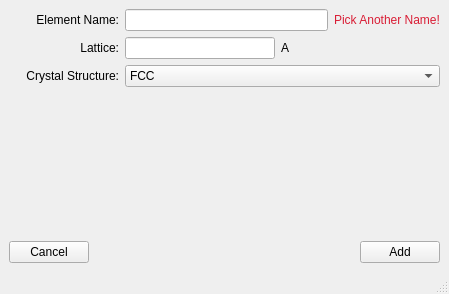
<?xml version="1.0" encoding="UTF-8"?>
<ui version="4.0">
 <class>MainWindow</class>
 <widget class="QMainWindow" name="MainWindow">
  <property name="geometry">
   <rect>
    <x>0</x>
    <y>0</y>
    <width>449</width>
    <height>294</height>
   </rect>
  </property>
  <property name="minimumSize">
   <size>
    <width>300</width>
    <height>0</height>
   </size>
  </property>
  <property name="windowTitle">
   <string>MainWindow</string>
  </property>
  <property name="layoutDirection">
   <enum>Qt::LeftToRight</enum>
  </property>
  <widget class="QWidget" name="centralwidget">
   <property name="minimumSize">
    <size>
     <width>0</width>
     <height>0</height>
    </size>
   </property>
   <layout class="QVBoxLayout" name="verticalLayout">
    <item>
     <layout class="QHBoxLayout" name="horizontalLayout_2">
      <item>
       <widget class="QLabel" name="label">
        <property name="minimumSize">
         <size>
          <width>110</width>
          <height>0</height>
         </size>
        </property>
        <property name="maximumSize">
         <size>
          <width>110</width>
          <height>16777215</height>
         </size>
        </property>
        <property name="text">
         <string>Element Name:</string>
        </property>
        <property name="alignment">
         <set>Qt::AlignRight|Qt::AlignTrailing|Qt::AlignVCenter</set>
        </property>
       </widget>
      </item>
      <item>
       <widget class="QLineEdit" name="element_name"/>
      </item>
      <item>
       <widget class="QLabel" name="element_name_error">
        <property name="text">
         <string>&lt;html&gt;&lt;head/&gt;&lt;body&gt;&lt;p&gt;&lt;span style=&quot; color:#d91d35;&quot;&gt;Pick Another Name!&lt;/span&gt;&lt;/p&gt;&lt;/body&gt;&lt;/html&gt;</string>
        </property>
       </widget>
      </item>
     </layout>
    </item>
    <item>
     <layout class="QHBoxLayout" name="horizontalLayout_3">
      <item>
       <widget class="QLabel" name="label_2">
        <property name="minimumSize">
         <size>
          <width>110</width>
          <height>0</height>
         </size>
        </property>
        <property name="maximumSize">
         <size>
          <width>110</width>
          <height>16777215</height>
         </size>
        </property>
        <property name="layoutDirection">
         <enum>Qt::LeftToRight</enum>
        </property>
        <property name="text">
         <string>Lattice:</string>
        </property>
        <property name="alignment">
         <set>Qt::AlignRight|Qt::AlignTrailing|Qt::AlignVCenter</set>
        </property>
       </widget>
      </item>
      <item>
       <widget class="QLineEdit" name="lattice">
        <property name="maximumSize">
         <size>
          <width>150</width>
          <height>16777215</height>
         </size>
        </property>
       </widget>
      </item>
      <item>
       <widget class="QLabel" name="angstroms_label">
        <property name="text">
         <string>A</string>
        </property>
       </widget>
      </item>
     </layout>
    </item>
    <item>
     <layout class="QHBoxLayout" name="horizontalLayout_4">
      <item>
       <widget class="QLabel" name="label_3">
        <property name="minimumSize">
         <size>
          <width>110</width>
          <height>0</height>
         </size>
        </property>
        <property name="maximumSize">
         <size>
          <width>110</width>
          <height>16777215</height>
         </size>
        </property>
        <property name="layoutDirection">
         <enum>Qt::LeftToRight</enum>
        </property>
        <property name="text">
         <string>Crystal Structure:</string>
        </property>
        <property name="alignment">
         <set>Qt::AlignRight|Qt::AlignTrailing|Qt::AlignVCenter</set>
        </property>
       </widget>
      </item>
      <item>
       <widget class="QComboBox" name="crystal_structure">
        <property name="sizePolicy">
         <sizepolicy hsizetype="Expanding" vsizetype="Fixed">
          <horstretch>0</horstretch>
          <verstretch>0</verstretch>
         </sizepolicy>
        </property>
        <property name="minimumSize">
         <size>
          <width>0</width>
          <height>0</height>
         </size>
        </property>
        <property name="maximumSize">
         <size>
          <width>1677215</width>
          <height>16777215</height>
         </size>
        </property>
        <item>
         <property name="text">
          <string>FCC</string>
         </property>
        </item>
        <item>
         <property name="text">
          <string>BCC</string>
         </property>
        </item>
       </widget>
      </item>
     </layout>
    </item>
    <item>
     <spacer name="verticalSpacer">
      <property name="orientation">
       <enum>Qt::Vertical</enum>
      </property>
      <property name="sizeHint" stdset="0">
       <size>
        <width>20</width>
        <height>80</height>
       </size>
      </property>
     </spacer>
    </item>
    <item>
     <layout class="QHBoxLayout" name="horizontalLayout">
      <item>
       <widget class="QPushButton" name="cancel">
        <property name="text">
         <string>Cancel</string>
        </property>
       </widget>
      </item>
      <item>
       <spacer name="horizontalSpacer">
        <property name="orientation">
         <enum>Qt::Horizontal</enum>
        </property>
        <property name="sizeHint" stdset="0">
         <size>
          <width>40</width>
          <height>20</height>
         </size>
        </property>
       </spacer>
      </item>
      <item>
       <widget class="QPushButton" name="add">
        <property name="text">
         <string>Add</string>
        </property>
       </widget>
      </item>
     </layout>
    </item>
   </layout>
  </widget>
  <widget class="QMenuBar" name="menubar">
   <property name="geometry">
    <rect>
     <x>0</x>
     <y>0</y>
     <width>449</width>
     <height>22</height>
    </rect>
   </property>
   <property name="sizePolicy">
    <sizepolicy hsizetype="Minimum" vsizetype="Minimum">
     <horstretch>0</horstretch>
     <verstretch>0</verstretch>
    </sizepolicy>
   </property>
  </widget>
  <widget class="QStatusBar" name="statusbar"/>
  <action name="action1_Data">
   <property name="text">
    <string>1. Data</string>
   </property>
  </action>
  <action name="action2_Normalization">
   <property name="enabled">
    <bool>true</bool>
   </property>
   <property name="text">
    <string>2. Normalization</string>
   </property>
  </action>
  <action name="action3_Binning">
   <property name="text">
    <string>4. Binning</string>
   </property>
  </action>
  <action name="action4_Fitting">
   <property name="text">
    <string>5. Fitting</string>
   </property>
  </action>
  <action name="action5_Results">
   <property name="text">
    <string>6. Strain Mapping</string>
   </property>
  </action>
  <action name="actionAbout">
   <property name="text">
    <string>About ...</string>
   </property>
  </action>
  <action name="action1_Raw_Data">
   <property name="text">
    <string>1. Raw Data</string>
   </property>
  </action>
  <action name="action2_Normalization_2">
   <property name="text">
    <string>2. Normalization</string>
   </property>
  </action>
  <action name="action3_Normalized_Data">
   <property name="text">
    <string>3. Normalized Data</string>
   </property>
  </action>
 </widget>
 <resources/>
 <connections>
  <connection>
   <sender>cancel</sender>
   <signal>clicked()</signal>
   <receiver>MainWindow</receiver>
   <slot>cancel_clicked()</slot>
   <hints>
    <hint type="sourcelabel">
     <x>51</x>
     <y>229</y>
    </hint>
    <hint type="destinationlabel">
     <x>123</x>
     <y>234</y>
    </hint>
   </hints>
  </connection>
  <connection>
   <sender>add</sender>
   <signal>clicked()</signal>
   <receiver>MainWindow</receiver>
   <slot>add_clicked()</slot>
   <hints>
    <hint type="sourcelabel">
     <x>259</x>
     <y>227</y>
    </hint>
    <hint type="destinationlabel">
     <x>234</x>
     <y>175</y>
    </hint>
   </hints>
  </connection>
  <connection>
   <sender>element_name</sender>
   <signal>textChanged(QString)</signal>
   <receiver>MainWindow</receiver>
   <slot>element_name_changed()</slot>
   <hints>
    <hint type="sourcelabel">
     <x>165</x>
     <y>46</y>
    </hint>
    <hint type="destinationlabel">
     <x>94</x>
     <y>159</y>
    </hint>
   </hints>
  </connection>
 </connections>
 <slots>
  <slot>sample_import_button_clicked()</slot>
  <slot>time_spectra_import_button_clicked()</slot>
  <slot>open_beam_import_button_clicked()</slot>
  <slot>sample_list_selection_changed()</slot>
  <slot>open_beam_list_selection_changed()</slot>
  <slot>sample_list_right_click()</slot>
  <slot>time_spectra_selection_changed()</slot>
  <slot>load_data_tab_changed()</slot>
  <slot>time_spectra_preview_button_clicked()</slot>
  <slot>normalized_import_button_clicked()</slot>
  <slot>normalized_list_selection_changed()</slot>
  <slot>update_delta_lambda()</slot>
  <slot>crystal_structure_index_changed()</slot>
  <slot>crystal_structure_2_index_changed()</slot>
  <slot>list_of_element_index_changed()</slot>
  <slot>list_of_element_2_index_changed()</slot>
  <slot>lattice_text_changed()</slot>
  <slot>lattice_2_text_changed()</slot>
  <slot>material_display_clicked()</slot>
  <slot>material_display_2_clicked()</slot>
  <slot>add_roi_button_clicked()</slot>
  <slot>remove_roi_button_clicked()</slot>
  <slot>roi_editor_table_changed()</slot>
  <slot>roi_editor_current_cell_changed()</slot>
  <slot>cancel_clicked()</slot>
  <slot>add_clicked()</slot>
  <slot>element_name_changed()</slot>
 </slots>
</ui>
